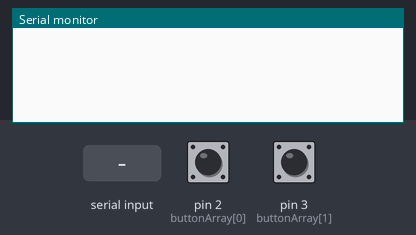
Simulated run of this sketch. Board: Arduino Uno, built with avr-gcc and run on an emulated ATmega328P. Parts: the last lines printed to the serial monitor. The inputs (shaded band) are chosen by the test bench; at power-on: pin 2 (buttonArray[0]) LOW, pin 3 (buttonArray[1]) LOW.

Above: at 1.2 s.
1.3 s: "ping" received over Serial
At 3.2 s:
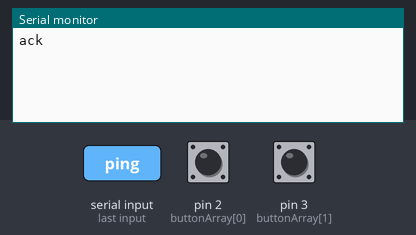
3.8 s: "go" received over Serial
At 6.2 s:
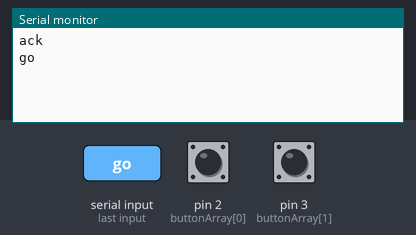

The sketch:

DigitalButton.ino
```cpp
String pythonSays;
const int buttonArray[3] = {2,3,4};
int buttonValue = 0;
int response = 99;
boolean buttonPressed = false;

void setup() {
  // put your setup code here, to run once:
  // pins for button responses
  for (int pin=0; pin<3; pin++) {
    pinMode(buttonArray[pin], INPUT);
  }

  // make serial connection
  Serial.begin(9600);
}

void loop() {
  while (Serial.available() <= 0) {
    // wait for serial input
  }

  //get instructions from python over serial connection
  pythonSays = Serial.readString();

  //checking serial connection
  if (pythonSays == "ping") {
    Serial.println("ack");

  // wait for a button press
  } else if (pythonSays == "go") {
    Serial.println(pythonSays);
    while (buttonPressed == false) {
      for (int button = 0; button < 2; button++) {
        buttonValue = digitalRead(buttonArray[button]);
        if (buttonValue > 0) {
          Serial.println("response");
          Serial.println(button);
          buttonPressed = true;
        }
      }
    }
    buttonPressed = false;

  // other
  } else Serial.println("try again");
}

// FUNCTIONS

String serial_getString(boolean echo) {
  if (echo) Serial.println(pythonSays);
  String serialStr;
  while (Serial.available() <= 0){
    // wait
  }
  serialStr = Serial.readString();
  if (echo) Serial.println(serialStr);
  return serialStr;
}
```

Measured:
- after the input at 1.3 s, the serial monitor: prints a new line after 1.0 s (image 1)
- after the input at 3.8 s, the serial monitor: prints a new line after 1.0 s (image 2)
